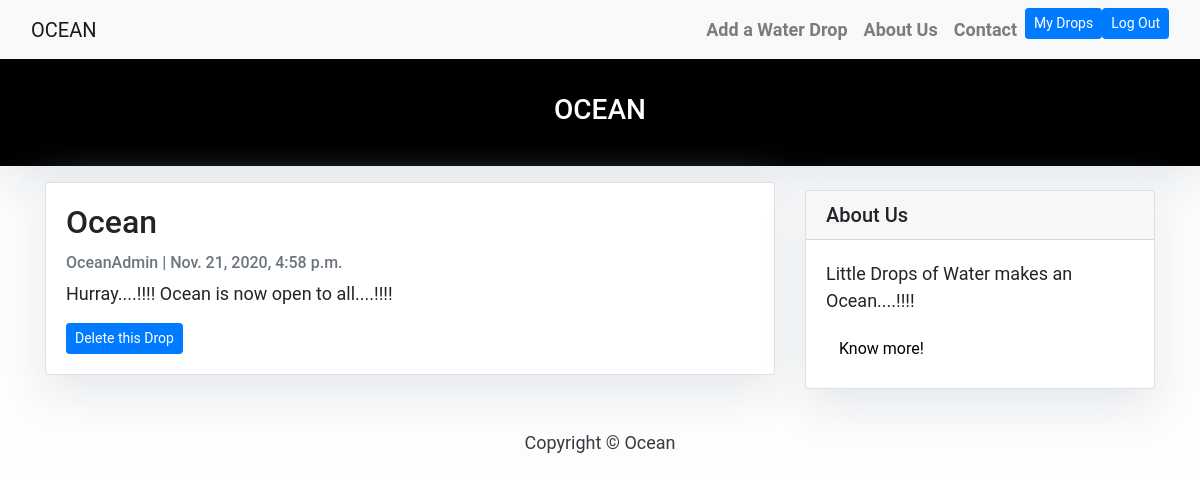
Page /Home/MyDrops/ (signed in) on the committed database.
### oceanapp/models.py (models this page shows, shortened)
class oceanappmodel(models.Model):
    title = models.CharField(max_length=200, unique=True)
    location = models.SlugField(max_length=200, unique=True)
    author = models.ForeignKey(User, on_delete= models.CASCADE,related_name='ocean_drops')
    caption = models.CharField(max_length=200, unique=True)
    created_on = models.DateTimeField(auto_now_add=True)
    class Meta:
        ordering = ['-created_on']

### oceanapp/views.py (the view)
# urls.py: path('MyDrops/', views.MyPosts, name='MyDrops'),
def MyPosts(request):
    if request.method == "POST":
            conn = sqlite3.connect('db.sqlite3')
            c = conn.cursor()
            title = request.POST.get('deletedrop','')
            c.execute("DELETE FROM oceanapp_oceanappmodel WHERE title=?", (title,))
            conn.commit()
            conn.close()
            return redirect('/Home/')
    else:
            curr_user = request.user
            author_id = curr_user.id
            querypost = oceanappmodel.objects.filter(author_id = author_id).order_by('-created_on')
            context = {'querypost': querypost}
            return render(request, "mypost.html", context)

### templates/mypost.html (shortened to what this page needs)
{% extends "base.html" %}
{% block content %}
<header class="masthead">
    <div class="container">
        <div class="row">
            <div class=" col-md-8 col-md-10 mx-auto">
                <div class="site-heading">
                    <center><h3 class=" site-heading my-4 mt-3 text-white"> OCEAN  </h3></center>
                </div>
            </div>
        </div>
    </div>
</header>
<div class="container">
    <div class="row">
        <div class="col-md-8 mt-3 left">
            {% for drop in querypost %}
                <div class="card mb-4">
                    <div class="card-body">
                        <h2 class="card-title">{{ drop.title }}</h2>
                        <p class="card-text text-muted h6">{{ drop.author }} | {{ drop.created_on}} </p>
                        <p class="card-text">{{drop.caption|slice:":200" }}</p>
                        <form action="{% url 'MyDrops' %}" method="post">
                            <button class="btn btn-primary btn-sm" type="submit" value="{{ drop.title }}" name="deletedrop">Delete this Drop</button>
                        </form>
                    </div>
                </div>
            {% endfor %}
    </div>
    {% block sidebar %} {% include 'sidebar.html' %} {% endblock sidebar %}
</div>
{%endblock%}

### templates/base.html (style rules this page uses)
body { font-family: "Roboto", sans-serif; font-size: 17px; background-color: #fdfdfd; }
.masthead { background: #000000; height: auto; padding-bottom: 15px; box-shadow: 0 16px 48px #E3E7EB; padding-top: 10px; }

### templates/mypost.html (style rules this page uses)
body { font-family: "Roboto", sans-serif; font-size: 18px; background-color: #fdfdfd; }
.card { box-shadow: 0 16px 48px #E3E7EB; }

### templates/sidebar.html (style rules this page uses)
.card { box-shadow: 0 16px 48px #E3E7EB; }

### rows in the picture
oceanappmodel: title "Ocean", author "OceanAdmin", created_on "Nov. 21, 2020, 4:58 p.m.", caption "Hurray....!!!! Ocean is now open to all....!!!!"
